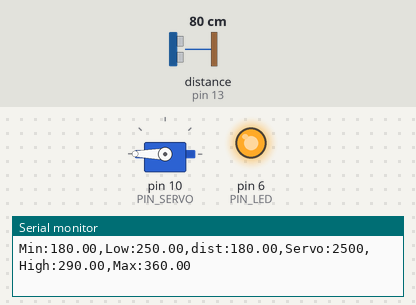
A sketch run on a simulated Arduino Uno, built with avr-gcc and run on an emulated ATmega328P. Parts: servo, output pins drawn as LEDs (lit = HIGH), the last lines printed to the serial monitor. Wiring (inferred from the names in the program): ultrasonic range finder: trigger pin 12; echo pin 13. Inputs (shaded band) come from the test bench; at power-on: distance to the obstacle (sensor on pin 13) 80 cm. The echo pulse lasts 58.3 µs per cm; pins used as bus, display or sensor lines are not drawn.

Above: at 1.2 s.
1.3 s: distance to the obstacle (sensor on pin 13) set to 18 cm
At 2.5 s:
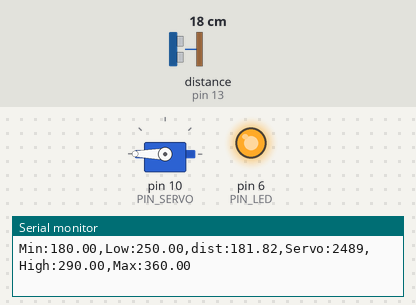
2.8 s: distance to the obstacle (sensor on pin 13) set to 35 cm
At 3.4 s:
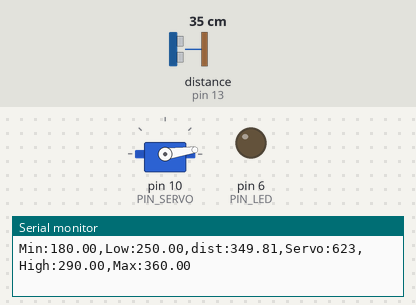
4.3 s: distance to the obstacle (sensor on pin 13) set to 2 cm
At 5.7 s:
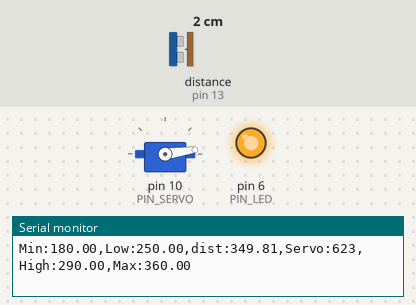
Timing chart, 0 to 7.3 s (numbered marks = the images above; inputs shaded):
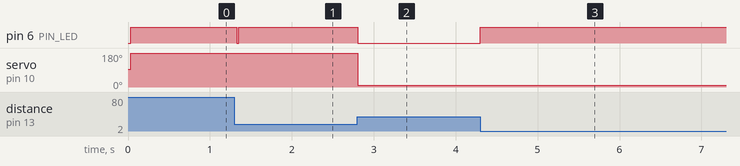

Measured:
- after the input at 1.3 s, pin 6 (PIN_LED): HIGH → LOW at once, → HIGH 0.03 s later
- after the input at 2.8 s, pin 6 (PIN_LED): HIGH → LOW at once; servo on pin 10 (PIN_SERVO): 180° → 8° at once
- after the input at 4.3 s, pin 6 (PIN_LED): LOW → HIGH at once

The sketch:

11_example_1.ino
```cpp
#include <Servo.h>

// Arduino pin assignment
#define PIN_LED   6   // LED active-low
#define PIN_TRIG  12  // sonar sensor TRIGGER
#define PIN_ECHO  13  // sonar sensor ECHO
#define PIN_SERVO 10  // servo motor

// configurable parameters for sonar
#define SND_VEL 346.0     // sound velocity at 24 celsius degree (unit: m/sec)
#define INTERVAL 25      // sampling interval (unit: msec)
#define PULSE_DURATION 10 // ultra-sound Pulse Duration (unit: usec)
#define _DIST_MIN 180.0   // minimum distance to be measured (unit: mm)
#define _DIST_MAX 360.0   // maximum distance to be measured (unit: mm)

#define TIMEOUT ((INTERVAL / 2) * 1000.0) // maximum echo waiting time (unit: usec)
#define SCALE (0.001 * 0.5 * SND_VEL) // coefficient to convert duration to distance

#define _EMA_ALPHA 0.5    // EMA weight of new sample (range: 0 to 1)

// Target Distance
#define _TARGET_LOW  250.0
#define _TARGET_HIGH 290.0

// duty duration for myservo.writeMicroseconds()
// NEEDS TUNING (servo by servo)

#define _DUTY_MIN 2500 // servo full clockwise position (0 degree)
#define _DUTY_NEU 1500 // servo neutral position (90 degree)
#define _DUTY_MAX 500 // servo full counterclockwise position (180 degree)

// global variables
float  dist_ema, dist_prev = _DIST_MAX; // unit: mm
unsigned long last_sampling_time;       // unit: ms

Servo myservo;

void setup() {
  // initialize GPIO pins
  pinMode(PIN_LED, OUTPUT);
  pinMode(PIN_TRIG, OUTPUT);    // sonar TRIGGER
  pinMode(PIN_ECHO, INPUT);     // sonar ECHO
  digitalWrite(PIN_TRIG, LOW);  // turn-off Sonar

  myservo.attach(PIN_SERVO);
  myservo.writeMicroseconds(_DUTY_NEU);

  // initialize USS related variables
  dist_prev = _DIST_MIN; // raw distance output from USS (unit: mm)

  // initialize serial port
  Serial.begin(57600);
}

void loop() {
  float dist_raw;

  // wait until next sampling time.
  if (millis() < (last_sampling_time + INTERVAL))
    return;

  dist_raw = USS_measure(PIN_TRIG, PIN_ECHO); // read distance

  if ((dist_raw == 0.0) || (dist_raw > _DIST_MAX)) {
    dist_raw = dist_prev;           // Cut higher than maximum
    digitalWrite(PIN_LED, HIGH);    // LED OFF (active-low)
  } else if (dist_raw < _DIST_MIN) {
    dist_raw = dist_prev;           // cut lower than minimum
    digitalWrite(PIN_LED, HIGH);    // LED OFF (active-low)
  } else {    // In desired Range
    dist_prev = dist_raw;
    digitalWrite(PIN_LED, LOW);     // LED ON (active-low)
  }

  // Apply ema filter here
  dist_ema = dist_raw;

  int servo_duty;

  if (dist_ema <= 180.0) {

    servo_duty = _DUTY_MIN;
  } else if (dist_ema > 180.0 && dist_ema <= 360.0) {

    servo_duty = map(dist_ema, 180, 360, _DUTY_MIN, _DUTY_MAX);
  } else {

    servo_duty = _DUTY_MAX;
  }


  myservo.writeMicroseconds(servo_duty);


  Serial.print("Min:");    Serial.print(_DIST_MIN);
  Serial.print(",Low:");   Serial.print(_TARGET_LOW);
  Serial.print(",dist:");  Serial.print(dist_raw);
  Serial.print(",Servo:"); Serial.print(servo_duty);
  Serial.print(",High:");  Serial.print(_TARGET_HIGH);
  Serial.print(",Max:");   Serial.print(_DIST_MAX);
  Serial.println("");

  // update last sampling time
  last_sampling_time += INTERVAL;
}

// get a distance reading from USS. return value is in millimeter.
float USS_measure(int TRIG, int ECHO)
{
  digitalWrite(TRIG, HIGH);
  delayMicroseconds(PULSE_DURATION);
  digitalWrite(TRIG, LOW);

  return pulseIn(ECHO, HIGH, TIMEOUT) * SCALE; // unit: mm
}
```
